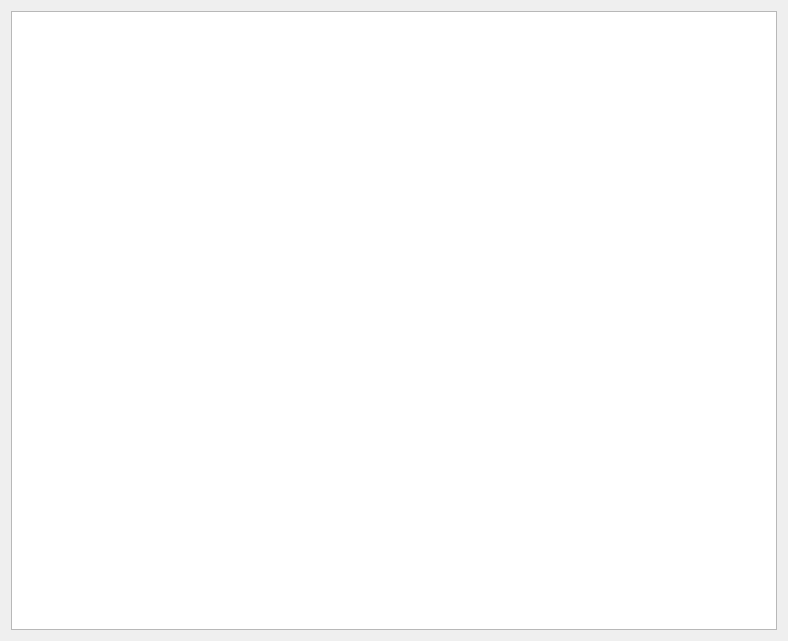
<?xml version="1.0" encoding="UTF-8"?>
<ui version="4.0">
 <class>rankinglist</class>
 <widget class="QWidget" name="rankinglist">
  <property name="geometry">
   <rect>
    <x>0</x>
    <y>0</y>
    <width>788</width>
    <height>641</height>
   </rect>
  </property>
  <property name="windowTitle">
   <string>Form</string>
  </property>
  <layout class="QVBoxLayout" name="verticalLayout">
   <item>
    <widget class="QTableWidget" name="tableWidget"/>
   </item>
  </layout>
 </widget>
 <resources/>
 <connections/>
</ui>
